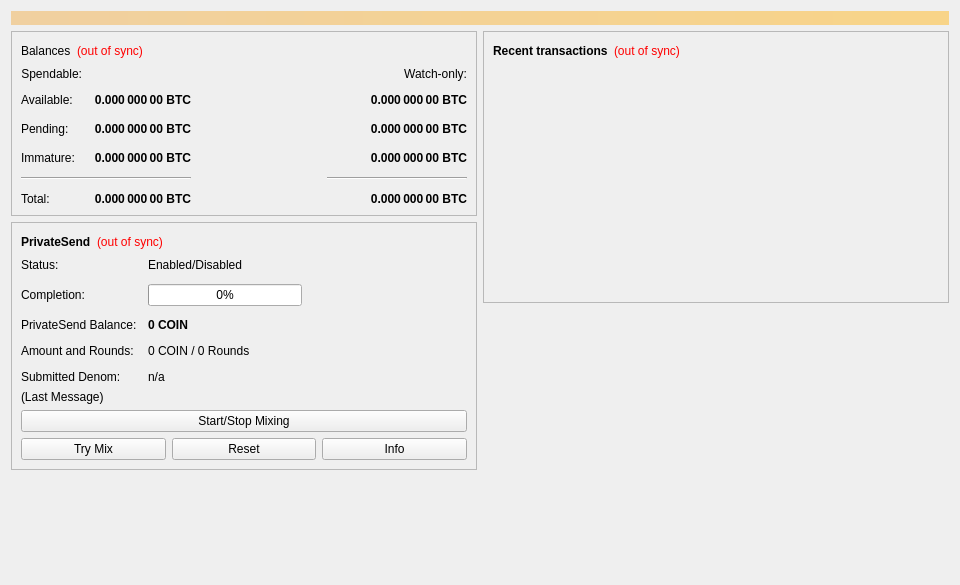
<?xml version="1.0" encoding="UTF-8"?>
<ui version="4.0">
 <class>OverviewPage</class>
 <widget class="QWidget" name="OverviewPage">
  <property name="geometry">
   <rect>
    <x>0</x>
    <y>0</y>
    <width>960</width>
    <height>585</height>
   </rect>
  </property>
  <property name="minimumSize">
   <size>
    <width>960</width>
    <height>0</height>
   </size>
  </property>
  <property name="windowTitle">
   <string>Form</string>
  </property>
  <layout class="QVBoxLayout" name="topLayout">
   <item>
    <widget class="QLabel" name="labelAlerts">
     <property name="visible">
      <bool>false</bool>
     </property>
     <property name="styleSheet">
      <string notr="true">QLabel { background-color: qlineargradient(x1: 0, y1: 0, x2: 1, y2: 0, stop:0 #F0D0A0, stop:1 #F8D488); color:#000000; }</string>
     </property>
     <property name="wordWrap">
      <bool>true</bool>
     </property>
     <property name="margin">
      <number>3</number>
     </property>
     <property name="textInteractionFlags">
      <set>Qt::TextSelectableByMouse</set>
     </property>
    </widget>
   </item>
   <item>
    <layout class="QHBoxLayout" name="horizontalLayout" stretch="1,1">
     <item>
      <layout class="QVBoxLayout" name="verticalLayout_2">
       <item>
        <widget class="QFrame" name="frameWallet">
         <property name="frameShape">
          <enum>QFrame::StyledPanel</enum>
         </property>
         <property name="frameShadow">
          <enum>QFrame::Raised</enum>
         </property>
         <layout class="QVBoxLayout" name="verticalLayout_4">
          <item>
           <layout class="QHBoxLayout" name="horizontalLayout_4">
            <item>
             <widget class="QLabel" name="labelWallet">
              <property name="font">
               <font>
                <weight>50</weight>
                <bold>false</bold>
               </font>
              </property>
              <property name="text">
               <string>Balances</string>
              </property>
             </widget>
            </item>
            <item>
             <widget class="QLabel" name="labelWalletStatus">
              <property name="toolTip">
               <string>The displayed information may be out of date. Your wallet automatically synchronizes with the CoinCoin network after a connection is established, but this process has not completed yet.</string>
              </property>
              <property name="styleSheet">
               <string notr="true">QLabel { color: red; }</string>
              </property>
              <property name="text">
               <string notr="true">(out of sync)</string>
              </property>
              <property name="alignment">
               <set>Qt::AlignLeading|Qt::AlignLeft|Qt::AlignVCenter</set>
              </property>
             </widget>
            </item>
            <item>
             <spacer name="horizontalSpacer_3">
              <property name="orientation">
               <enum>Qt::Horizontal</enum>
              </property>
              <property name="sizeHint" stdset="0">
               <size>
                <width>40</width>
                <height>20</height>
               </size>
              </property>
             </spacer>
            </item>
           </layout>
          </item>
          <item>
           <layout class="QGridLayout" name="gridLayout">
            <property name="spacing">
             <number>12</number>
            </property>
            <item row="3" column="0">
             <widget class="QLabel" name="labelImmatureText">
              <property name="text">
               <string>Immature:</string>
              </property>
             </widget>
            </item>
            <item row="0" column="3">
             <widget class="QLabel" name="labelWatchonly">
              <property name="text">
               <string>Watch-only:</string>
              </property>
              <property name="alignment">
               <set>Qt::AlignRight|Qt::AlignTrailing|Qt::AlignVCenter</set>
              </property>
             </widget>
            </item>
            <item row="2" column="0">
             <widget class="QLabel" name="labelPendingText">
              <property name="text">
               <string>Pending:</string>
              </property>
             </widget>
            </item>
            <item row="5" column="0">
             <widget class="QLabel" name="labelTotalText">
              <property name="text">
               <string>Total:</string>
              </property>
             </widget>
            </item>
            <item row="2" column="1">
             <widget class="QLabel" name="labelUnconfirmed">
              <property name="font">
               <font>
                <weight>75</weight>
                <bold>true</bold>
               </font>
              </property>
              <property name="cursor">
               <cursorShape>IBeamCursor</cursorShape>
              </property>
              <property name="toolTip">
               <string>Total of transactions that have yet to be confirmed, and do not yet count toward the spendable balance</string>
              </property>
              <property name="text">
               <string notr="true">0.000 000 00 BTC</string>
              </property>
              <property name="alignment">
               <set>Qt::AlignRight|Qt::AlignTrailing|Qt::AlignVCenter</set>
              </property>
              <property name="textInteractionFlags">
               <set>Qt::LinksAccessibleByMouse|Qt::TextSelectableByKeyboard|Qt::TextSelectableByMouse</set>
              </property>
             </widget>
            </item>
            <item row="3" column="3">
             <widget class="QLabel" name="labelWatchImmature">
              <property name="font">
               <font>
                <weight>75</weight>
                <bold>true</bold>
               </font>
              </property>
              <property name="cursor">
               <cursorShape>IBeamCursor</cursorShape>
              </property>
              <property name="toolTip">
               <string>Mined balance in watch-only addresses that has not yet matured</string>
              </property>
              <property name="text">
               <string notr="true">0.000 000 00 BTC</string>
              </property>
              <property name="alignment">
               <set>Qt::AlignRight|Qt::AlignTrailing|Qt::AlignVCenter</set>
              </property>
              <property name="textInteractionFlags">
               <set>Qt::LinksAccessibleByMouse|Qt::TextSelectableByKeyboard|Qt::TextSelectableByMouse</set>
              </property>
             </widget>
            </item>
            <item row="1" column="3">
             <widget class="QLabel" name="labelWatchAvailable">
              <property name="font">
               <font>
                <weight>75</weight>
                <bold>true</bold>
               </font>
              </property>
              <property name="cursor">
               <cursorShape>IBeamCursor</cursorShape>
              </property>
              <property name="toolTip">
               <string>Your current balance in watch-only addresses</string>
              </property>
              <property name="text">
               <string notr="true">0.000 000 00 BTC</string>
              </property>
              <property name="alignment">
               <set>Qt::AlignRight|Qt::AlignTrailing|Qt::AlignVCenter</set>
              </property>
              <property name="textInteractionFlags">
               <set>Qt::LinksAccessibleByMouse|Qt::TextSelectableByKeyboard|Qt::TextSelectableByMouse</set>
              </property>
             </widget>
            </item>
            <item row="4" column="0" colspan="2">
             <widget class="Line" name="lineSpendableBalance">
              <property name="orientation">
               <enum>Qt::Horizontal</enum>
              </property>
             </widget>
            </item>
            <item row="1" column="0">
             <widget class="QLabel" name="labelBalanceText">
              <property name="text">
               <string>Available:</string>
              </property>
             </widget>
            </item>
            <item row="1" column="1">
             <widget class="QLabel" name="labelBalance">
              <property name="font">
               <font>
                <weight>75</weight>
                <bold>true</bold>
               </font>
              </property>
              <property name="cursor">
               <cursorShape>IBeamCursor</cursorShape>
              </property>
              <property name="toolTip">
               <string>Your current spendable balance</string>
              </property>
              <property name="text">
               <string notr="true">0.000 000 00 BTC</string>
              </property>
              <property name="alignment">
               <set>Qt::AlignRight|Qt::AlignTrailing|Qt::AlignVCenter</set>
              </property>
              <property name="textInteractionFlags">
               <set>Qt::LinksAccessibleByMouse|Qt::TextSelectableByKeyboard|Qt::TextSelectableByMouse</set>
              </property>
             </widget>
            </item>
            <item row="2" column="3">
             <widget class="QLabel" name="labelWatchPending">
              <property name="font">
               <font>
                <weight>75</weight>
                <bold>true</bold>
               </font>
              </property>
              <property name="cursor">
               <cursorShape>IBeamCursor</cursorShape>
              </property>
              <property name="toolTip">
               <string>Unconfirmed transactions to watch-only addresses</string>
              </property>
              <property name="text">
               <string notr="true">0.000 000 00 BTC</string>
              </property>
              <property name="alignment">
               <set>Qt::AlignRight|Qt::AlignTrailing|Qt::AlignVCenter</set>
              </property>
              <property name="textInteractionFlags">
               <set>Qt::LinksAccessibleByMouse|Qt::TextSelectableByKeyboard|Qt::TextSelectableByMouse</set>
              </property>
             </widget>
            </item>
            <item row="3" column="1">
             <widget class="QLabel" name="labelImmature">
              <property name="font">
               <font>
                <weight>75</weight>
                <bold>true</bold>
               </font>
              </property>
              <property name="cursor">
               <cursorShape>IBeamCursor</cursorShape>
              </property>
              <property name="toolTip">
               <string>Mined balance that has not yet matured</string>
              </property>
              <property name="text">
               <string notr="true">0.000 000 00 BTC</string>
              </property>
              <property name="alignment">
               <set>Qt::AlignRight|Qt::AlignTrailing|Qt::AlignVCenter</set>
              </property>
              <property name="textInteractionFlags">
               <set>Qt::LinksAccessibleByMouse|Qt::TextSelectableByKeyboard|Qt::TextSelectableByMouse</set>
              </property>
             </widget>
            </item>
            <item row="4" column="3">
             <widget class="Line" name="lineWatchBalance">
              <property name="sizePolicy">
               <sizepolicy hsizetype="Preferred" vsizetype="Fixed">
                <horstretch>0</horstretch>
                <verstretch>0</verstretch>
               </sizepolicy>
              </property>
              <property name="minimumSize">
               <size>
                <width>140</width>
                <height>0</height>
               </size>
              </property>
              <property name="orientation">
               <enum>Qt::Horizontal</enum>
              </property>
             </widget>
            </item>
            <item row="5" column="1">
             <widget class="QLabel" name="labelTotal">
              <property name="font">
               <font>
                <weight>75</weight>
                <bold>true</bold>
               </font>
              </property>
              <property name="cursor">
               <cursorShape>IBeamCursor</cursorShape>
              </property>
              <property name="toolTip">
               <string>Your current total balance</string>
              </property>
              <property name="text">
               <string notr="true">0.000 000 00 BTC</string>
              </property>
              <property name="alignment">
               <set>Qt::AlignRight|Qt::AlignTrailing|Qt::AlignVCenter</set>
              </property>
              <property name="textInteractionFlags">
               <set>Qt::LinksAccessibleByMouse|Qt::TextSelectableByKeyboard|Qt::TextSelectableByMouse</set>
              </property>
             </widget>
            </item>
            <item row="5" column="3">
             <widget class="QLabel" name="labelWatchTotal">
              <property name="font">
               <font>
                <weight>75</weight>
                <bold>true</bold>
               </font>
              </property>
              <property name="cursor">
               <cursorShape>IBeamCursor</cursorShape>
              </property>
              <property name="toolTip">
               <string>Current total balance in watch-only addresses</string>
              </property>
              <property name="text">
               <string notr="true">0.000 000 00 BTC</string>
              </property>
              <property name="alignment">
               <set>Qt::AlignRight|Qt::AlignTrailing|Qt::AlignVCenter</set>
              </property>
              <property name="textInteractionFlags">
               <set>Qt::LinksAccessibleByMouse|Qt::TextSelectableByKeyboard|Qt::TextSelectableByMouse</set>
              </property>
             </widget>
            </item>
            <item row="2" column="2">
             <spacer name="horizontalSpacer_2">
              <property name="orientation">
               <enum>Qt::Horizontal</enum>
              </property>
              <property name="sizeHint" stdset="0">
               <size>
                <width>40</width>
                <height>20</height>
               </size>
              </property>
             </spacer>
            </item>
            <item row="0" column="0">
             <widget class="QLabel" name="labelSpendable">
              <property name="text">
               <string>Spendable:</string>
              </property>
              <property name="alignment">
               <set>Qt::AlignRight|Qt::AlignTrailing|Qt::AlignVCenter</set>
              </property>
             </widget>
            </item>
           </layout>
          </item>
         </layout>
        </widget>
       </item>
       <item>
        <widget class="QFrame" name="framePrivateSend">
         <property name="layoutDirection">
          <enum>Qt::LeftToRight</enum>
         </property>
         <property name="frameShape">
          <enum>QFrame::StyledPanel</enum>
         </property>
         <property name="frameShadow">
          <enum>QFrame::Raised</enum>
         </property>
         <layout class="QVBoxLayout" name="VerticalLayout_PS1">
          <item>
           <layout class="QHBoxLayout" name="horizontalLayout_5">
            <item>
             <widget class="QLabel" name="labelPrivateSendHeader">
              <property name="font">
               <font>
                <weight>75</weight>
                <bold>true</bold>
               </font>
              </property>
              <property name="text">
               <string>PrivateSend</string>
              </property>
             </widget>
            </item>
            <item>
             <widget class="QLabel" name="labelPrivateSendSyncStatus">
              <property name="toolTip">
               <string>The displayed information may be out of date. Your wallet automatically synchronizes with the CoinCoin network after a connection is established, but this process has not completed yet.</string>
              </property>
              <property name="styleSheet">
               <string notr="true">QLabel { color: red; }</string>
              </property>
              <property name="text">
               <string notr="true">(out of sync)</string>
              </property>
              <property name="alignment">
               <set>Qt::AlignLeading|Qt::AlignLeft|Qt::AlignVCenter</set>
              </property>
             </widget>
            </item>
            <item>
             <spacer name="horizontalSpacer_4">
              <property name="orientation">
               <enum>Qt::Horizontal</enum>
              </property>
              <property name="sizeHint" stdset="0">
               <size>
                <width>40</width>
                <height>20</height>
               </size>
              </property>
             </spacer>
            </item>
           </layout>
          </item>
          <item>
           <layout class="QFormLayout" name="privateSendFormLayout">
            <property name="fieldGrowthPolicy">
             <enum>QFormLayout::AllNonFixedFieldsGrow</enum>
            </property>
            <property name="horizontalSpacing">
             <number>11</number>
            </property>
            <property name="verticalSpacing">
             <number>12</number>
            </property>
            <item row="0" column="0">
             <widget class="QLabel" name="labelPrivateSendEnabledText">
              <property name="text">
               <string>Status:</string>
              </property>
             </widget>
            </item>
            <item row="0" column="1">
             <widget class="QLabel" name="labelPrivateSendEnabled">
              <property name="text">
               <string>Enabled/Disabled</string>
              </property>
             </widget>
            </item>
            <item row="1" column="0">
             <widget class="QLabel" name="labelCompletitionText">
              <property name="text">
               <string>Completion:</string>
              </property>
             </widget>
            </item>
            <item row="1" column="1">
             <widget class="QProgressBar" name="privateSendProgress">
              <property name="maximumSize">
               <size>
                <width>154</width>
                <height>16777215</height>
               </size>
              </property>
              <property name="value">
               <number>0</number>
              </property>
             </widget>
            </item>
            <item row="2" column="0">
             <widget class="QLabel" name="labelAnonymizedText">
              <property name="text">
               <string>PrivateSend Balance:</string>
              </property>
             </widget>
            </item>
            <item row="2" column="1">
             <widget class="QLabel" name="labelAnonymized">
              <property name="font">
               <font>
                <weight>75</weight>
                <bold>true</bold>
               </font>
              </property>
              <property name="text">
               <string notr="true">0 COIN</string>
              </property>
             </widget>
            </item>
            <item row="3" column="0">
             <widget class="QLabel" name="labelAmountAndRoundsText">
              <property name="text">
               <string>Amount and Rounds:</string>
              </property>
             </widget>
            </item>
            <item row="3" column="1">
             <widget class="QLabel" name="labelAmountRounds">
              <property name="text">
               <string>0 COIN / 0 Rounds</string>
              </property>
             </widget>
            </item>
            <item row="4" column="0">
             <widget class="QLabel" name="labelSubmittedDenomText">
              <property name="text">
               <string>Submitted Denom:</string>
              </property>
             </widget>
            </item>
            <item row="4" column="1">
             <widget class="QLabel" name="labelSubmittedDenom">
              <property name="toolTip">
               <string>The denominations you submitted to the Masternode.&lt;br&gt;To mix, other users must submit the exact same denominations.</string>
              </property>
              <property name="text">
               <string>n/a</string>
              </property>
             </widget>
            </item>
           </layout>
          </item>
          <item>
           <layout class="QVBoxLayout" name="VerticalLayout_PS">
            <item>
             <widget class="QLabel" name="labelPrivateSendLastMessage">
              <property name="text">
               <string>(Last Message)</string>
              </property>
              <property name="alignment">
               <set>Qt::AlignLeading|Qt::AlignLeft|Qt::AlignTop</set>
              </property>
              <property name="wordWrap">
               <bool>true</bool>
              </property>
             </widget>
            </item>
            <item>
             <widget class="QPushButton" name="togglePrivateSend">
              <property name="sizePolicy">
               <sizepolicy hsizetype="MinimumExpanding" vsizetype="Fixed">
                <horstretch>0</horstretch>
                <verstretch>0</verstretch>
               </sizepolicy>
              </property>
              <property name="text">
               <string>Start/Stop Mixing</string>
              </property>
             </widget>
            </item>
            <item>
             <layout class="QHBoxLayout" name="horizontalLayout_debugbuttons">
              <item>
               <widget class="QPushButton" name="privateSendAuto">
                <property name="sizePolicy">
                 <sizepolicy hsizetype="MinimumExpanding" vsizetype="Fixed">
                  <horstretch>0</horstretch>
                  <verstretch>0</verstretch>
                 </sizepolicy>
                </property>
                <property name="toolTip">
                 <string>Try to manually submit a PrivateSend request.</string>
                </property>
                <property name="text">
                 <string>Try Mix</string>
                </property>
               </widget>
              </item>
              <item>
               <widget class="QPushButton" name="privateSendReset">
                <property name="sizePolicy">
                 <sizepolicy hsizetype="MinimumExpanding" vsizetype="Fixed">
                  <horstretch>0</horstretch>
                  <verstretch>0</verstretch>
                 </sizepolicy>
                </property>
                <property name="toolTip">
                 <string>Reset the current status of PrivateSend (can interrupt PrivateSend if it's in the process of Mixing, which can cost you money!)</string>
                </property>
                <property name="autoFillBackground">
                 <bool>false</bool>
                </property>
                <property name="text">
                 <string>Reset</string>
                </property>
               </widget>
              </item>
              <item>
               <widget class="QPushButton" name="privateSendInfo">
                <property name="sizePolicy">
                 <sizepolicy hsizetype="MinimumExpanding" vsizetype="Fixed">
                  <horstretch>0</horstretch>
                  <verstretch>0</verstretch>
                 </sizepolicy>
                </property>
                <property name="toolTip">
                 <string>Information about PrivateSend and Mixing</string>
                </property>
                <property name="text">
                 <string>Info</string>
                </property>
               </widget>
              </item>
             </layout>
            </item>
           </layout>
          </item>
         </layout>
        </widget>
       </item>
       <item>
        <spacer name="verticalSpacer">
         <property name="orientation">
          <enum>Qt::Vertical</enum>
         </property>
         <property name="sizeHint" stdset="0">
          <size>
           <width>20</width>
           <height>40</height>
          </size>
         </property>
        </spacer>
       </item>
      </layout>
     </item>
     <item>
      <layout class="QVBoxLayout" name="verticalLayout_3">
       <item>
        <widget class="QFrame" name="frame_2">
         <property name="frameShape">
          <enum>QFrame::StyledPanel</enum>
         </property>
         <property name="frameShadow">
          <enum>QFrame::Raised</enum>
         </property>
         <layout class="QVBoxLayout" name="verticalLayout">
          <item>
           <layout class="QHBoxLayout" name="horizontalLayout_2">
            <item>
             <widget class="QLabel" name="label_4">
              <property name="font">
               <font>
                <weight>75</weight>
                <bold>true</bold>
               </font>
              </property>
              <property name="text">
               <string>Recent transactions</string>
              </property>
             </widget>
            </item>
            <item>
             <widget class="QLabel" name="labelTransactionsStatus">
              <property name="toolTip">
               <string>The displayed information may be out of date. Your wallet automatically synchronizes with the CoinCoin network after a connection is established, but this process has not completed yet.</string>
              </property>
              <property name="styleSheet">
               <string notr="true">QLabel { color: red; }</string>
              </property>
              <property name="text">
               <string notr="true">(out of sync)</string>
              </property>
              <property name="alignment">
               <set>Qt::AlignLeading|Qt::AlignLeft|Qt::AlignVCenter</set>
              </property>
             </widget>
            </item>
            <item>
             <spacer name="horizontalSpacer">
              <property name="orientation">
               <enum>Qt::Horizontal</enum>
              </property>
              <property name="sizeHint" stdset="0">
               <size>
                <width>40</width>
                <height>20</height>
               </size>
              </property>
             </spacer>
            </item>
           </layout>
          </item>
          <item>
           <widget class="QListView" name="listTransactions">
            <property name="styleSheet">
             <string notr="true">QListView { background: transparent; }</string>
            </property>
            <property name="frameShape">
             <enum>QFrame::NoFrame</enum>
            </property>
            <property name="verticalScrollBarPolicy">
             <enum>Qt::ScrollBarAlwaysOff</enum>
            </property>
            <property name="horizontalScrollBarPolicy">
             <enum>Qt::ScrollBarAlwaysOff</enum>
            </property>
            <property name="selectionMode">
             <enum>QAbstractItemView::NoSelection</enum>
            </property>
           </widget>
          </item>
         </layout>
        </widget>
       </item>
       <item>
        <spacer name="verticalSpacer_2">
         <property name="orientation">
          <enum>Qt::Vertical</enum>
         </property>
         <property name="sizeHint" stdset="0">
          <size>
           <width>20</width>
           <height>40</height>
          </size>
         </property>
        </spacer>
       </item>
      </layout>
     </item>
    </layout>
   </item>
  </layout>
 </widget>
 <resources/>
 <connections/>
</ui>
